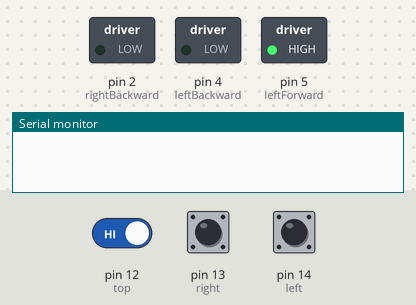
This sketch was run on a simulated Arduino Uno, built with avr-gcc and run on an emulated ATmega328P. On the bench: switched loads named in the sketch (green lamp = pin HIGH), the last lines printed to the serial monitor. Inputs (shaded band) come from the test bench; at power-on: pin 12 (top) HIGH, pin 13 (right) HIGH, pin 14 (left) HIGH. Pins used as bus, display or sensor lines are not drawn.

Above: at 4.8 s.
4.9 s: pin 12 (top) driven LOW
At 6.6 s:
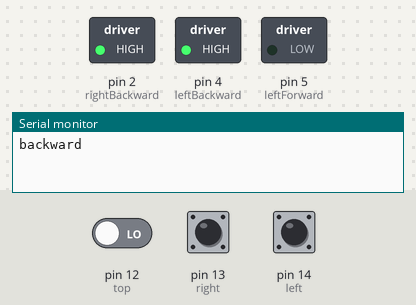
10.9 s: pin 12 (top) driven HIGH
At 12.4 s:
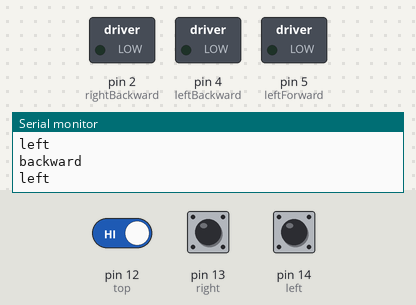
Timing chart, 0 to 15.5 s (numbered marks = the images above; inputs shaded):
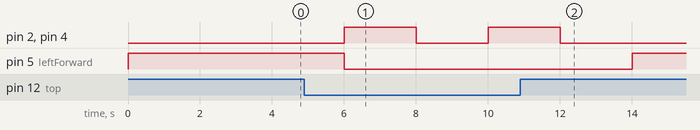

Measured:
- after the input at 4.9 s, pin 2 (rightBackward), pin 4 (leftBackward): LOW → HIGH after 1.1 s, → LOW 2.0 s later, → HIGH 2.0 s later; pin 5 (leftForward): HIGH → LOW after 1.1 s
- after the input at 10.9 s, pin 2 (rightBackward), pin 4 (leftBackward): goes on until 12.0 s, then stays LOW; pin 5 (leftForward): LOW → HIGH after 3.1 s

The sketch:

search-area-digital.ino
```cpp
//Initialize Digital Pins
const int leftForward = 5;
const int leftBackward = 4;
const int rightForward = 0;
const int rightBackward = 2;

const int left = 14;
const int top = 12;
const int right = 13;

int ls = 0;
int ts = 0;
int rs = 0;

const int motorTimeSlice = 2000;

void setup() {
  // set motor pins as Output
  pinMode(leftForward,OUTPUT);
  pinMode(leftBackward,OUTPUT);
  pinMode(rightForward,OUTPUT);
  pinMode(rightBackward,OUTPUT);


  // sensor control pin as input
  pinMode(left,INPUT);
  pinMode(top,INPUT);
  pinMode(right,INPUT);

  Serial.begin(9600);
}

void stopp() {
  digitalWrite(leftForward,LOW);
  digitalWrite(leftBackward,LOW);
  digitalWrite(rightForward,LOW);
  digitalWrite(rightBackward,LOW);

  delay(motorTimeSlice);
}

void goForward() {
  // run forward
  digitalWrite(leftForward,HIGH);
  digitalWrite(leftBackward,LOW);
  digitalWrite(rightForward,HIGH);
  digitalWrite(rightBackward,LOW);

//  Serial.println("forward");
  delay(motorTimeSlice);
}

void goBackward() {
  // run backward
  digitalWrite(leftForward,LOW);
  digitalWrite(leftBackward,HIGH);
  digitalWrite(rightForward,LOW);
  digitalWrite(rightBackward,HIGH);

  Serial.println("backward");
  delay(motorTimeSlice);
}

void turnRight() {
  // run right
  digitalWrite(leftForward,HIGH);
  digitalWrite(leftBackward,LOW);
  digitalWrite(rightForward,LOW);
  digitalWrite(rightBackward,LOW);

  Serial.println("right");
  delay(motorTimeSlice);

}

void turnLeft() {
  // run left
  digitalWrite(leftForward,LOW);
  digitalWrite(leftBackward,LOW);
  digitalWrite(rightForward,HIGH);
  digitalWrite(rightBackward,LOW);

  Serial.println("left");
  delay(motorTimeSlice);
}

void loop() {
  // put your main code here, to run repeatedly:

  ls = digitalRead(left);
  ts = digitalRead(top);
  rs = digitalRead(right);

  if(ls == 0){
    turnRight();
  }
  else if(rs == 0){
    turnRight();
  }
  else if(ts == 0){
    goBackward();

    turnLeft();
  }
  else{
    goForward();
  }

}
```
